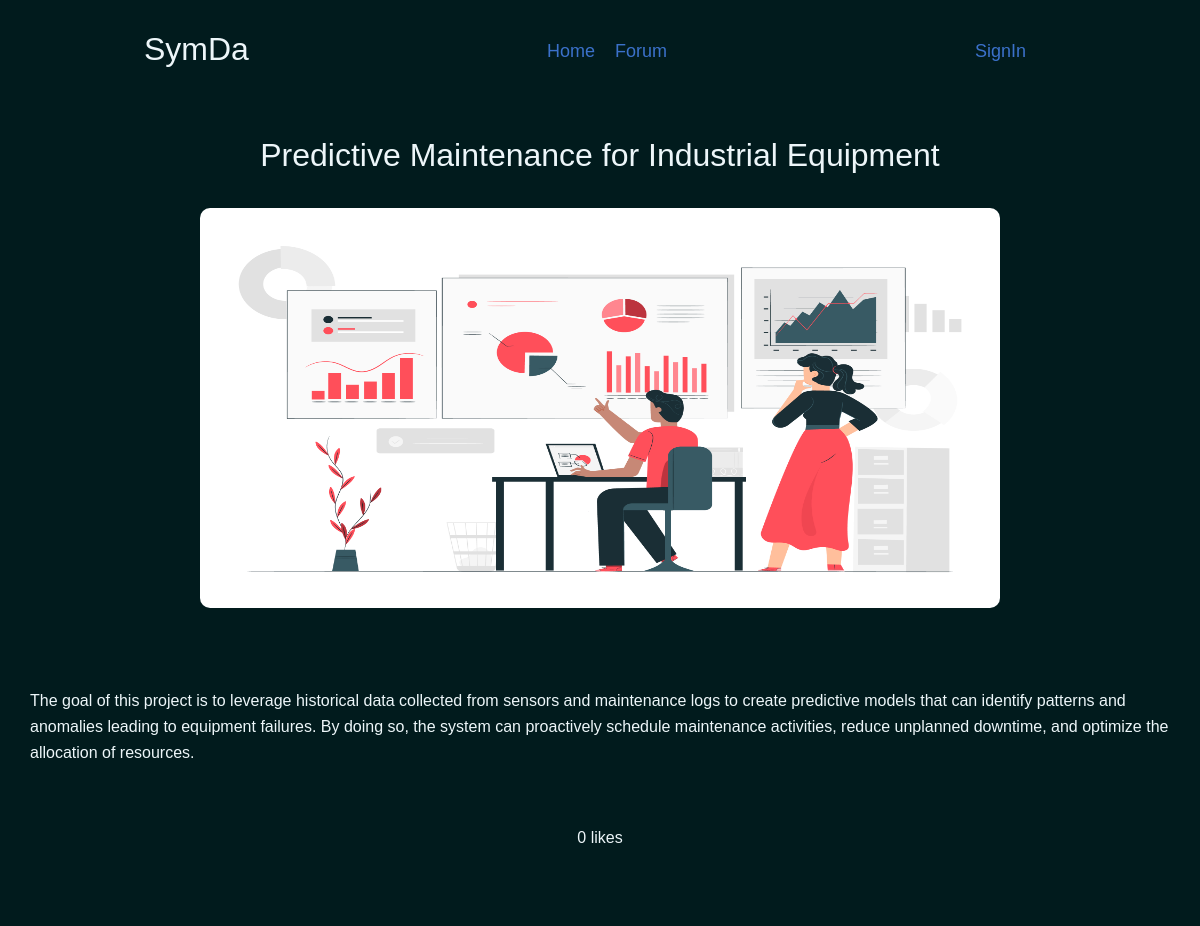
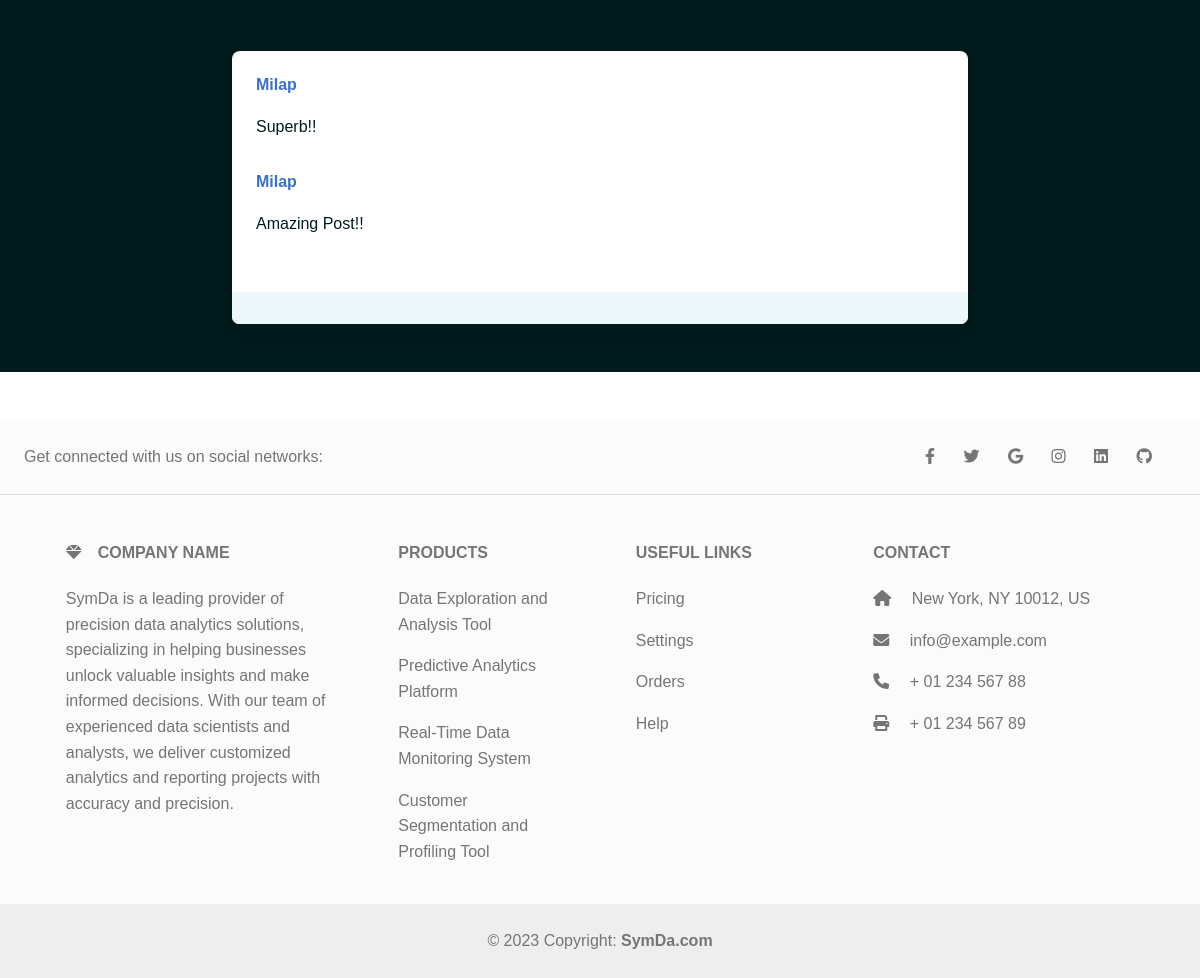
The page /posts/be49d6e5-6f4d-4e18-b4ca-2c7c36012d69 on the database its author committed (2 pictures, top to bottom).
### dashboard/models.py (models this page shows, shortened)
class Post(models.Model):
    post_id = models.UUIDField(default=uuid.uuid4,primary_key=True)
    user = models.ForeignKey(User,on_delete=models.CASCADE,related_name="userposts")
    title = models.CharField(max_length=200)
    content = models.TextField()
    post_image = models.ImageField(blank=True,null=True,default="static/dashboard/images/img1.jpg",upload_to="posts")

class Comment(models.Model):
    comment_id = models.UUIDField(default=uuid.uuid4,primary_key=True)
    post = models.ForeignKey(Post,on_delete=models.CASCADE,related_name="postscomment")
    comment = models.TextField(blank=True,null=True)
    user = models.ForeignKey(User,on_delete=models.CASCADE,related_name="usercomments")

### accounts/models.py (models this page shows, shortened)
class User(AbstractUser):
    username = models.CharField(max_length=30,unique=True,null=True)
    email = models.CharField(max_length=60,primary_key=True)
    phone = models.CharField(max_length=20,null=True)
    first_name = models.CharField(max_length=50,null=True)
    last_name = models.CharField(max_length=50,null=True)
    objects = UserManager()
    USERNAME_FIELD = 'email'
    REQUIRED_FIELDS = []

### dashboard/views.py (the view)
# urls.py: path('posts/<str:post_id>',views.post,name="post"),
def post(request,post_id):
    post = Post.objects.get(pk=post_id)
    likes = Like.objects.filter(post=post_id)
    comments = Comment.objects.filter(post=post_id)
    count = 0
    for i in likes:
        count = count + 1
    return render(request,'dashboard/post.html',{'post':post,'count':count,'comments':comments})

### dashboard/templates/dashboard/post.html (shortened to what this page needs)
<!DOCTYPE html>
{% load static %}
<html lang="en">
<head>
    <link rel="stylesheet" href="{% static 'dashboard/css/style.css' %}">
    <link href="https://cdnjs.cloudflare.com/ajax/libs/font-awesome/6.0.0/css/all.min.css" rel="stylesheet" />
    <link href="https://cdnjs.cloudflare.com/ajax/libs/mdb-ui-kit/6.4.0/mdb.min.css" rel="stylesheet" />
</head>
<body>
    <header>
        <nav>
            <div class="div div-1" style="margin-bottom: 20px;">
              <h2 style="padding-bottom: 20px;">SymDa</h2>
            </div>
            <div class="div div-2" style="margin-top: 7px;">
              <a href="{% url 'index' %}">
                <div class="inner-div">Home </div>
              </a>
              <a href="{% url 'posts' %}">
                <div class="inner-div">Forum</div>
              </a>
            </div>
            <div class="div div-3" style="margin-top: 7px; display:flex">
                {% if user.is_authenticated %}
                <a href="{% url 'user-logout' %}">
                  <div class="inner-div">LogOut</div>
                </a>
                <a href="{% url 'profile' %}"><div class="inner-div">
                  Profile
                </div></a>
                {% else %}
                <a href="{% url 'user-login' %}">
                  <div class="inner-div">SignIn</div>
                </a>
                {% endif %}
            </div>
          </nav>
          <div style="text-align: center; padding-bottom: 50px; padding-top: 20px; padding-left: 20px; padding-right: 20px;">
            <h2>{{post.title}}</h2>
            <br>
            <img src="{{post.post_image.url}}" height="400px" style="border-radius: 10px;" width="800px" alt="" srcset="">
          </div>
          <div style="padding: 30px;">
            {{post.content}}
          </div>
          <div style="text-align: center; padding: 30px;" id="like">
            <span style="color: #edf6f9;">
                {{count}} likes
            </span>
          </div>
          <section style="background-color: #011b1d;">
            <div class="container my-5 py-5">
              <div class="row d-flex justify-content-center">
                <div class="col-md-12 col-lg-10 col-xl-8">
                  <div class="card">
                    <div class="card-body">
                        {% for comment in comments %}
                        <div class="d-flex flex-start align-items-center">
                        <div>
                          <h6 class="fw-bold text-primary mb-1" style="color: #011b1d;">{{comment.user.first_name}}</h6>
                        </div>
                      </div>
                      <p class="mt-3 mb-4 pb-2" style="color: #011b1d;">
                        {{comment.comment}}
                      </p>
                      {% endfor  %}
                    </div>
                    <div class="card-footer py-3 border-0" style="background-color: #edf6f9;">
                  </div>
                </div>
              </div>
            </div>
          </section>
    </header>
<footer class="text-center text-lg-start bg-light text-muted" style="margin-top: 20px;">
    <section class="d-flex justify-content-center justify-content-lg-between p-4 border-bottom">
      <div class="me-5 d-none d-lg-block">
        <span>Get connected with us on social networks:</span>
      </div>
      <div>
        <a href="" class="me-4 text-reset">
          <i class="fab fa-facebook-f"></i>
        </a>
        <a href="" class="me-4 text-reset">
          <i class="fab fa-twitter"></i>
        </a>
        <a href="" class="me-4 text-reset">
          <i class="fab fa-google"></i>
        </a>
        <a href="" class="me-4 text-reset">
          <i class="fab fa-instagram"></i>
        </a>
        <a href="" class="me-4 text-reset">
          <i class="fab fa-linkedin"></i>
        </a>
        <a href="" class="me-4 text-reset">
          <i class="fab fa-github"></i>
        </a>
      </div>
    </section>
    <section class="">
      <div class="container text-center text-md-start mt-5">
        <div class="row mt-3">
          <div class="col-md-3 col-lg-4 col-xl-3 mx-auto mb-4">
            <h6 class="text-uppercase fw-bold mb-4">
              <i class="fas fa-gem me-3"></i>Company name
            </h6>
            <p>
              SymDa is a leading provider of precision data analytics solutions, specializing in helping businesses unlock valuable insights and make informed decisions. With our team of experienced data scientists and analysts, we deliver customized analytics and reporting projects with accuracy and precision.
            </p>
          </div>
          <div class="col-md-2 col-lg-2 col-xl-2 mx-auto mb-4">
            <h6 class="text-uppercase fw-bold mb-4">
              Products
            </h6>
            <p>
              <a href="#!" class="text-reset">Data Exploration and Analysis Tool</a>
            </p>
            <p>
              <a href="#!" class="text-reset">Predictive Analytics Platform</a>
            </p>
            <p>
              <a href="#!" class="text-reset">Real-Time Data Monitoring System</a>
            </p>
            <p>
              <a href="#!" class="text-reset">Customer Segmentation and Profiling Tool</a>
            </p>
          </div>
          <div class="col-md-3 col-lg-2 col-xl-2 mx-auto mb-4">
            <h6 class="text-uppercase fw-bold mb-4">
              Useful links
            </h6>
            <p>
              <a href="#!" class="text-reset">Pricing</a>
            </p>
            <p>
              <a href="#!" class="text-reset">Settings</a>
            </p>
            <p>
              <a href="#!" class="text-reset">Orders</a>
            </p>
            <p>
              <a href="#!" class="text-reset">Help</a>
            </p>
          </div>
          <div class="col-md-4 col-lg-3 col-xl-3 mx-auto mb-md-0 mb-4">
            <h6 class="text-uppercase fw-bold mb-4">Contact</h6>
            <p><i class="fas fa-home me-3"></i> New York, NY 10012, US</p>
            <p>
              <i class="fas fa-envelope me-3"></i>
              info@example.com
            </p>
            <p><i class="fas fa-phone me-3"></i> + 01 234 567 88</p>
            <p><i class="fas fa-print me-3"></i> + 01 234 567 89</p>
          </div>
        </div>
      </div>
    </section>
    <div class="text-center p-4" style="background-color: rgba(0, 0, 0, 0.05);">
      © 2023 Copyright:
      <a class="text-reset fw-bold" >SymDa.com</a>
    </div>
  </footer>
</body>
</html>

### dashboard/static/dashboard/css/style.css (style rules this page uses)
* { margin: 0; padding: 0; font-family: Verdana, Geneva, Tahoma, sans-serif; }
header { background-color: #011b1d; color: #edf6f9; padding-top: 30px; }
nav { display: flex; justify-content: space-around; flex-wrap: wrap; }
.div-2 { display: flex; }
.inner-div { margin-left: 10px; margin-right: 10px; font-size: large; }

### rows shown on the page
Post: title "Predictive Maintenance for Industrial Equipment", post_image (picture), content "The goal of this project is to leverage historical data collected from sensors and maintenance logs to create predictive models that can identify patterns and anomalies leading to equipment failures. By doing so, the system can proactively schedule maintenance activities, reduce unplanned downtime, and optimize the allocation of resources."
Comment: user.first_name "Milap", comment "Superb!!"
Comment: user.first_name "Milap", comment "Amazing Post!!"

### other values the page prints
{{ count }} "0"
